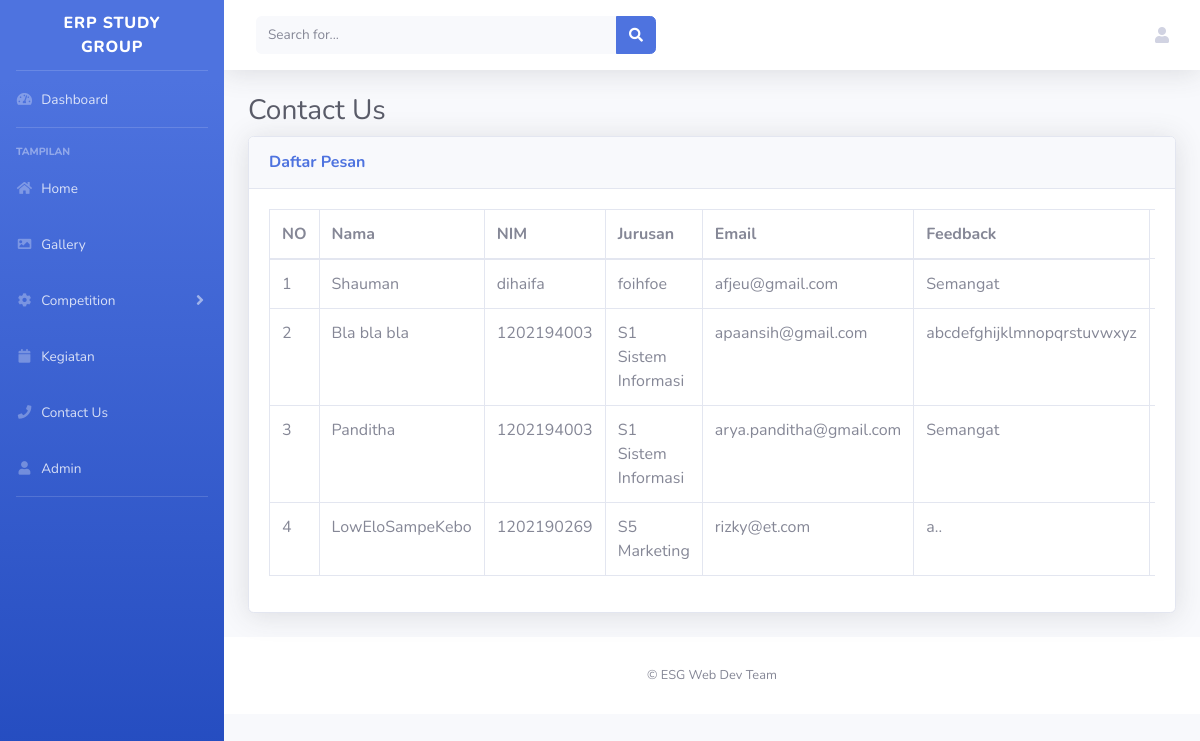
Before: /admin/kontak.php with the older database file.
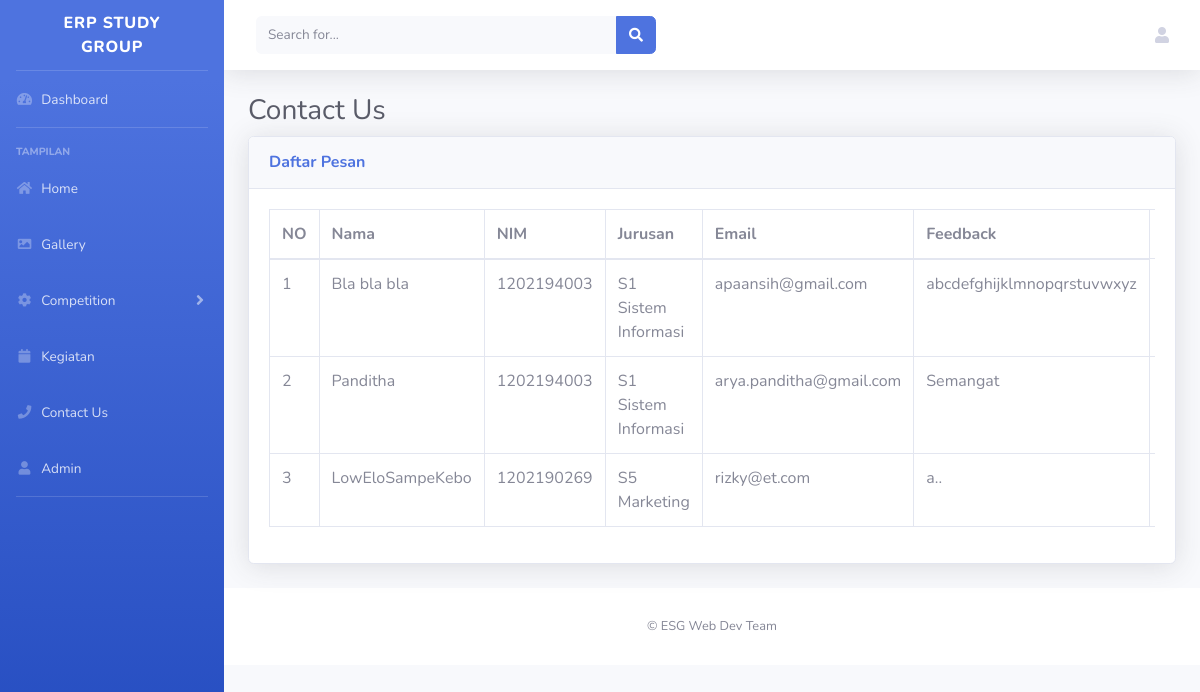
After: the same page with the newer database file.
### tables this page shows
CREATE TABLE `feedback` (
  `id_feedback` int(11) NOT NULL,
  `nama` varchar(50) NOT NULL,
  `feedback` text NOT NULL,
  `nim` varchar(15) NOT NULL,
  `jurusan` varchar(75) NOT NULL,
  `email` varchar(100) NOT NULL,
  `tanggal` date NOT NULL
);

### admin/kontak.php (the view)
<?php include "header.php";
?>
        <div class="container-fluid">
            <h1 class="h3 mb-2 text-gray-800">Contact Us</h1>
            <div class="card shadow mb-4">
                <div class="card-header py-3">
                    <h6 class="m-0 font-weight-bold text-primary">Daftar Pesan</h6>
                </div>
                <div class="card-body">
                    <div class="table-responsive">
                        <div id="dataTable_wrapper" class="dataTables_wrapper dt-bootstrap4">
                            <table class="table table-bordered dataTable" id="dataTable" width="100%" cellspacing="0" role="grid" aria-describedby="dataTable_info" style="width: 100%;">
                                <thead>
                                    <tr>
                                        <th>NO</th>
                                        <th>Nama</th>
                                        <th>NIM</th>
                                        <th>Jurusan</th>
                                        <th>Email</th>
                                        <th>Feedback</th>
                                    </tr>
                                </thead>
                                <tbody>
                                    <?php $kontak = mysqli_query($conn,"SELECT * FROM feedback ORDER BY tanggal DESC");
                                        $i=1;
                                        while($d=mysqli_fetch_assoc($kontak)):
                                    ?>
                                        <tr>
                                            <td><?= $i; ?></td>
                                            <td><?= $d['nama']; ?></td>
                                            <td><?= $d['nim']; ?></td>
                                            <td><?= $d['jurusan']; ?></td>
                                            <td><?= $d['email']; ?></td>
                                            <td><?= $d['feedback']; ?></td>
                                            <td></td>
                                        </tr>
                                    <?php $i++; endwhile; ?>
                                </tbody>
                            </table>
                    </div>
                </div>
            </div>
        </div>
    </div>
<?php include "footer.php"; ?>

### admin/header.php (shortened to what this page needs)
<!DOCTYPE html>
<html lang="en">
<head>
    <link href="../assets/admin/vendor/fontawesome-free/css/all.min.css" rel="stylesheet" type="text/css">
    <link href="../assets/admin/css/sb-admin-2.min.css" rel="stylesheet">
</head>
<body id="page-top">
    <div id="wrapper">
        <ul class="navbar-nav bg-gradient-primary sidebar sidebar-dark accordion" id="accordionSidebar">
            <a class="sidebar-brand d-flex align-items-center justify-content-center" href="index.html">
                <div class="sidebar-brand-text mx-3">ERP STUDY GROUP</sup></div>
            </a>
            <hr class="sidebar-divider my-0">
            <li class="nav-item">
                <a class="nav-link" href="#">
                    <i class="fas fa-fw fa-tachometer-alt"></i>
                    <span>Dashboard</span></a>
            </li>
            <hr class="sidebar-divider">
            <div class="sidebar-heading">
                TAMPILAN
            </div>
            <li class="nav-item">
                <a class="nav-link" href="index.php">
                    <i class="fas fa-fw fa-home"></i>
                    <span>Home</span></a>
            </li>
            <li class="nav-item">
                <a class="nav-link" href="../galleryadmin.php">
                    <i class="fas fa-fw fa-image"></i>
                    <span>Gallery</span></a>
            </li>
            <li class="nav-item">
                <a class="nav-link collapsed" href="#" data-toggle="collapse" data-target="#collapseTwo"
                    aria-expanded="true" aria-controls="collapseTwo">
                    <i class="fas fa-fw fa-cog"></i>
                    <span>Competition</span>
                </a>
            </li>
            <li class="nav-item">
                <a class="nav-link" href="kegiatan_admin.php">
                    <i class="fas fa-fw fa-calendar"></i>
                    <span>Kegiatan</span></a>
            </li>
            <li class="nav-item">
                <a class="nav-link" href="kontak.php">
                    <i class="fas fa-fw fa-phone"></i>
                    <span>Contact Us</span></a>
            </li>
            <li class="nav-item">
                <a class="nav-link" href="manage_admin.php">
                    <i class="fas fa-fw fa-user"></i>
                    <span>Admin</span></a>
            </li>
            <hr class="sidebar-divider d-none d-md-block">
        </ul>
        <div id="content-wrapper" class="d-flex flex-column">
            <div id="content">
                <nav class="navbar navbar-expand navbar-light bg-white topbar mb-4 static-top shadow">
                    <form
                        class="d-none d-sm-inline-block form-inline mr-auto ml-md-3 my-2 my-md-0 mw-100 navbar-search">
                        <div class="input-group">
                            <input type="text" class="form-control bg-light border-0 small" placeholder="Search for..."
                                aria-label="Search" aria-describedby="basic-addon2">
                            <div class="input-group-append">
                                <button class="btn btn-primary" type="button">
                                    <i class="fas fa-search fa-sm"></i>
                                </button>
                            </div>
                        </div>
                    </form>
                    <ul class="navbar-nav ml-auto">
                        <li class="nav-item dropdown no-arrow">
                            <a class="nav-link dropdown-toggle" href="#" id="userDropdown" role="button"
                                data-toggle="dropdown" aria-haspopup="true" aria-expanded="false">
                                <i class="fas fa-fw fa-user"></i>
                            </a>
                        </li>
                    </ul>
                </nav>

### admin/footer.php (shortened to what this page needs)
<footer class="sticky-footer bg-white">
                <div class="container my-auto">
                    <div class="copyright text-center my-auto">
                        <span>&copy; ESG Web Dev Team</span>
                    </div>
                </div>
            </footer>
        </div>
    </div>
</body>
</html>

Changed rows visible on the page:
removed feedback: nama "Shauman", nim "dihaifa", jurusan "foihfoe", email "afjeu@gmail.com", feedback "Semangat"
